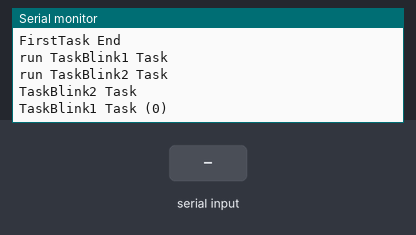
The sketch below on a simulated Arduino Uno, built with avr-gcc and run on an emulated ATmega328P. On the bench: the last lines printed to the serial monitor. The inputs (shaded band) are chosen by the test bench.

Above: at 0.8 s.
0.9 s: "1" received over Serial
At 2.1 s:
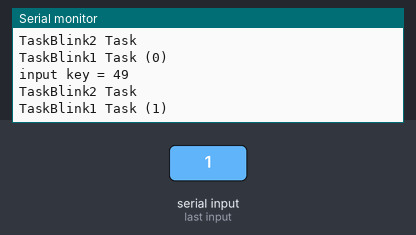
2.4 s: "0" received over Serial
At 3.4 s:
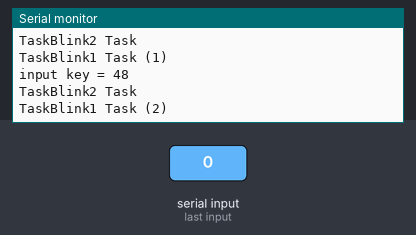
3.9 s: "2" received over Serial
At 4.5 s:
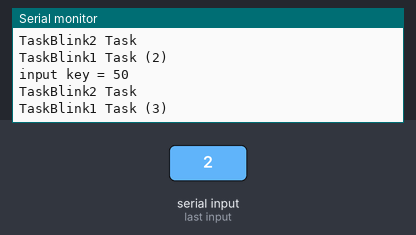
Timing chart, 0 to 6.9 s (numbered marks = the images above; inputs shaded):
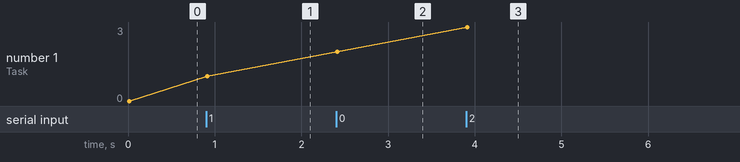

Measured:
- after the input at 0.9 s, the serial monitor: prints a new line at once (image 1)
- after the input at 2.4 s, the serial monitor: prints a new line at once (image 2)
- after the input at 3.9 s, the serial monitor: prints a new line at once (image 3)
- plotted number 1: 2 → 3 after the input at 3.9 s

The sketch:

FreeRTOS.ino
```cpp
#include <Arduino_FreeRTOS.h>
#include <queue.h>

typedef char  B;
typedef short H; // intも2byte
typedef long  W;
typedef unsigned char  UB;
typedef unsigned short UH; // intも2byte
typedef unsigned long  UW;
typedef void *VP;     /* 不定型データへのポインタ */
typedef void (*FP)(); /* 一般関数ポインタ */

#define MAX_QUEUE_NUM (5)
QueueHandle_t queue_TaskBlink1;
QueueHandle_t queue_TaskBlink2;

void FirstTask( void *pvParameters );
void TaskBlink1( void *pvParameters );
void TaskBlink2( void *pvParameters );

unsigned long g_cnt;

void setup()
{
  g_cnt = 0;

  // initialize serial communication at 115200 bits per second:
  Serial.begin(115200);
  xTaskCreate(FirstTask, "create FirstTask", 128, NULL, 5, NULL);

//  xTaskCreate(
//    TaskFunc     // タスク関数のエントリー・ポインタ
//    ,  "task name"   // タスク名
//    ,  128       // 作成されるタスクのパラメータとして使用するポインタ
//    ,  NULL      // スタックサイズ(スタック深さを指定．ARMはスタック幅は4バイトのためスタックを100に指定すると400バイト使用)
//    ,  1         // タスクが走るべきである優先権(数値が大きいと優先度高)
//    ,  NULL );   // vTaskDeleteでタスク削除するために使用

  vTaskStartScheduler(); // FreeRTOSの動作開始
}

void loop()
{
}

// 参考
// 1tick待たせる場合:vTaskDelay(1);
// ms単位で待たせたい場合はportTICK_RATE_MSで割る
// 10ms待たせる場合:vTaskDelay(10/portTICK_RATE_MS);

// xQueueHandle xQueueCreate( unsigned portBASE_TYPE uxQueueLength, unsigned portBASE_TYPE uxItemSize );
// 待ち行列が収容可能なアイテムの最大数, 待ち行列の各項目が必要とするバイト数

void FirstTask(void *pvParameters)
{
  Serial.println("FirstTask Start");

  queue_TaskBlink1 = xQueueCreate(MAX_QUEUE_NUM, 1);
  queue_TaskBlink2 = xQueueCreate(MAX_QUEUE_NUM, 1);

  xTaskCreate(TaskBlink1, "task1", 128, NULL, 3, NULL );
  Serial.println("Create TaskBlink1 Task");

  xTaskCreate(TaskBlink2, "task2", 128, NULL, 2, NULL);
  Serial.println("Create TaskBlink2 Task");

  Serial.println("FirstTask End");
  vTaskDelete(NULL); // xTaskはタスクハンドルだが，自分自身を停止したい場合はNULLを入れる
}

void TaskBlink1(void *pvParameters)
{
  Serial.println("run TaskBlink1 Task");
  while(1)
  {
    unsigned char buf;
    xQueueReceive(queue_TaskBlink1, &buf, portMAX_DELAY);
    Serial.print("TaskBlink1 Task (");
    Serial.print(buf);
    Serial.println(")");
  }
}

void TaskBlink2(void *pvParameters)
{
  Serial.println("run TaskBlink2 Task");
  while(1)
  {
    unsigned char  cnt = g_cnt;
    Serial.println("TaskBlink2 Task");
    g_cnt++;
    xQueueSend(queue_TaskBlink1, &cnt, 0); // キューがFULLの場合の待ち時間0
    while(1)
    {
      if (Serial.available()) {
        unsigned char input = Serial.read();
        if(input >= '0' && input <= '9')
        {
          Serial.print("input key = ");
          Serial.println(input);
          break;
        }
      }
    }
  }
}
```
